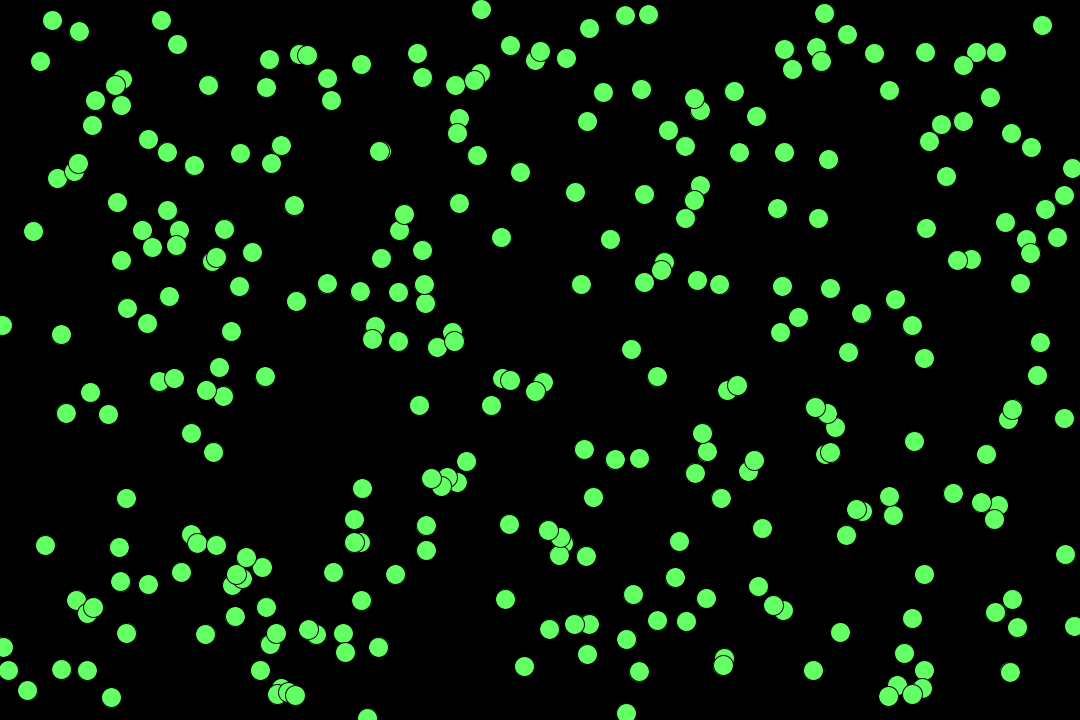
Frame 1 (no input)
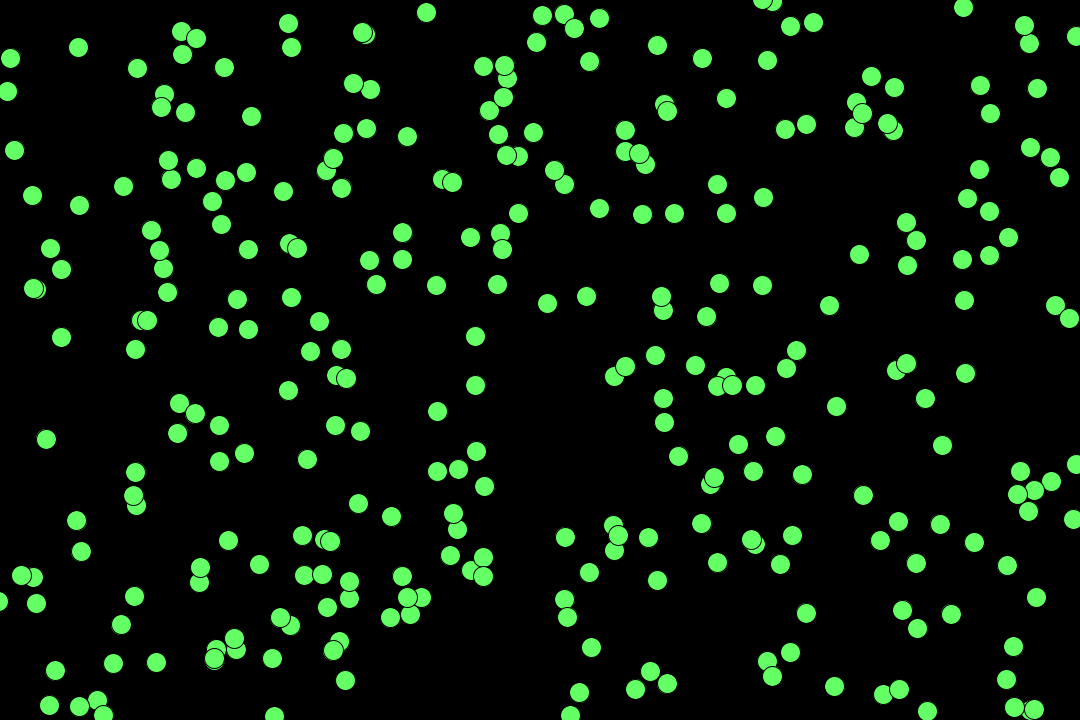
Frame 60 (the mouse pressed at the canvas centre just before this capture)
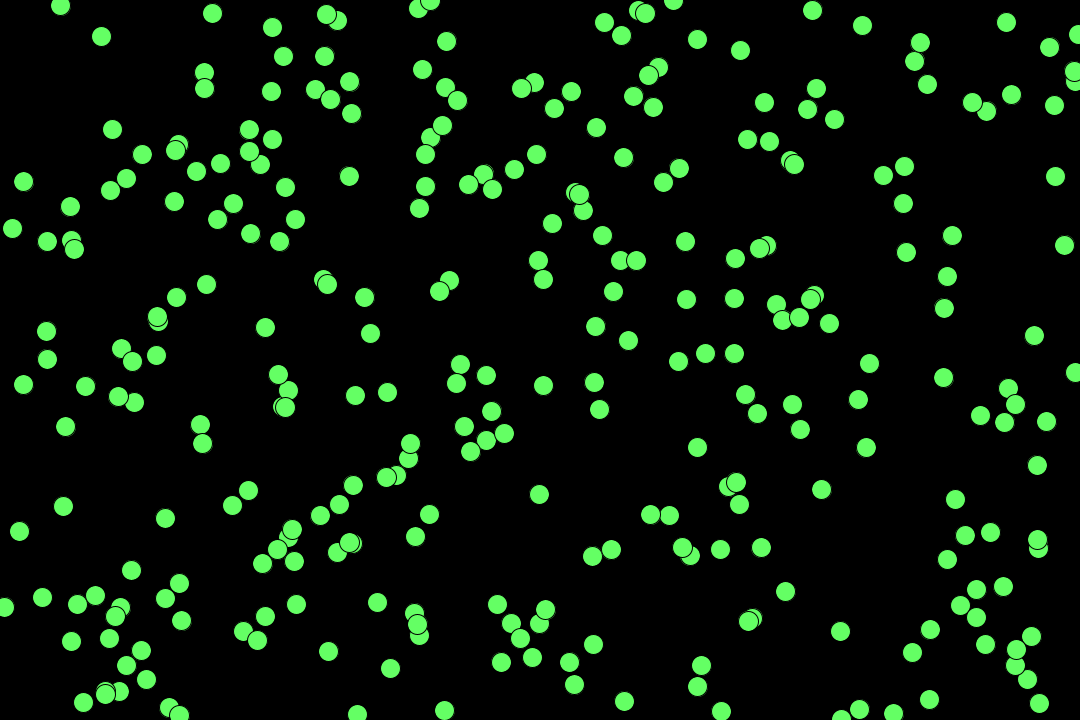
Frame 120 (the mouse held since frame 60 and released just before this capture)

The Processing sketch that drew these frames (run headless with seeded random() and noise(); from frame 60 on, the mouse is pressed at the canvas centre):

// Processing sketch: atws_animation_sample02
// ── atws_animation_sample02.pde
int num = 300; //配列の要素数

//位置に関する配列
float[] pos_x = new float[num];
float[] pos_y = new float[num];

//速度に関する配列
float[] vel_x = new float[num];
float[] vel_y = new float[num];

void setup() {
    size(1080, 720);
    
    //初期値をランダムに設定します    
    for(int i = 0; i < num; i ++)
    {
        pos_x[i] = random(width);
        pos_y[i] = random(height);

        vel_x[i] = random(-2, 2);
        vel_y[i] = random(-2, 2);
    }

}

void draw() {
    background(0);
    for(int i = 0; i < num; i ++)
    {
       pos_x[i] += vel_x[i];
       pos_y[i] += vel_y[i];

       //画面外に出そうになったら逆向きの速度にします。
       if(pos_x[i] < 0 || pos_x[i] > width) vel_x[i] *= -1;
       if(pos_y[i] < 0 || pos_y[i] > height) vel_y[i] *= -1; 

       fill(100, 255, 100);
       ellipse(pos_x[i], pos_y[i], 20, 20);
    }
}
